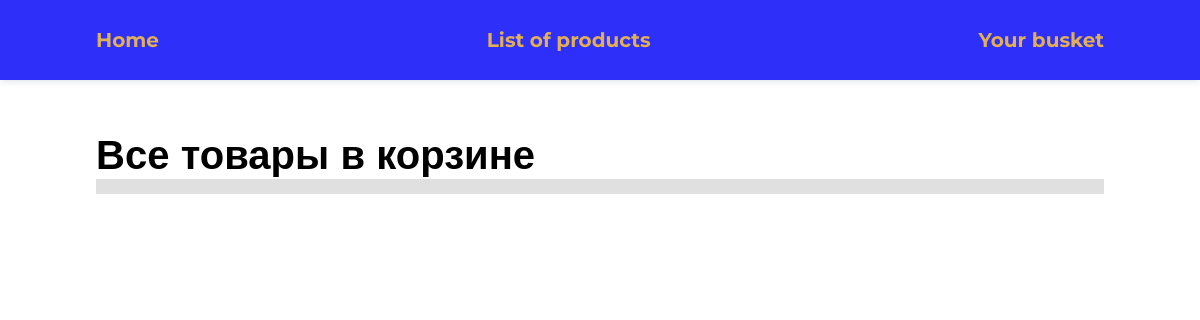
/home/busket/, run on an earlier commit of the app's database.
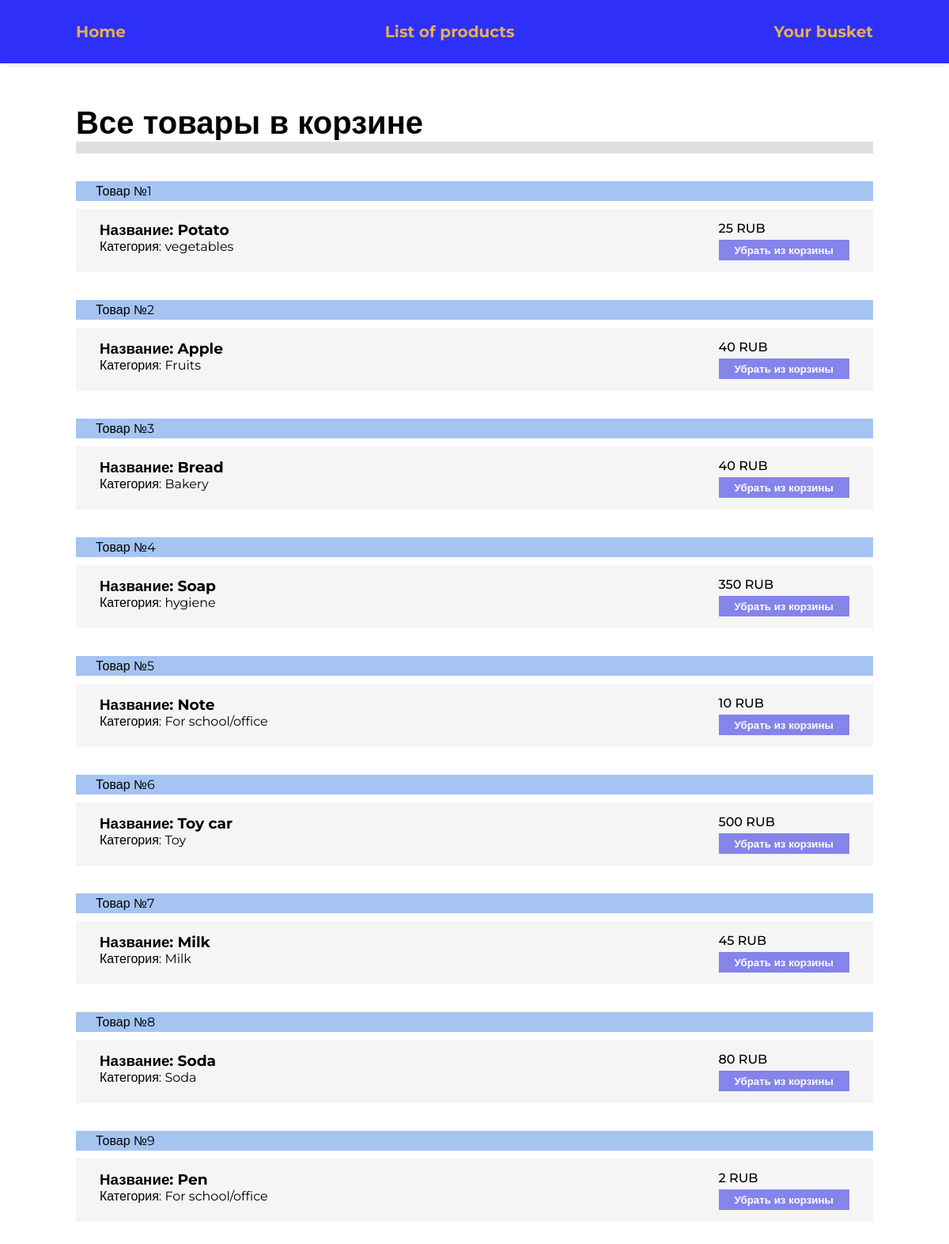
And on a later commit of the database.
### market/models.py (models this page shows, shortened)
class Product(models.Model):
    name = models.CharField(max_length=255)
    best_before_date = models.DateTimeField(default=datetime.datetime.today() + datetime.timedelta(days=7))
    description = models.TextField(null=False, blank=False)
    price = models.PositiveSmallIntegerField(null=False, blank=False)
    category = models.ForeignKey(Category, on_delete=models.CASCADE, null=True)
    class Meta:
        verbose_name = 'Product'
        verbose_name_plural = 'Products'

class Category(models.Model):
    name = models.CharField(max_length=50)
    class Meta:
        verbose_name = 'Category'
        verbose_name_plural = 'Categories'

### market/views.py (the view)
# urls.py: path('busket/',views.busket, name='busket'),
def busket(request):
    busket_items = Product.objects.all()
    data = {
        'title':'Корзина с продуктами',
        'menu':menu,
        'busket_items':busket_items,
    }
    return render(request, 'market/busket.html', data)

### market/templates/market/busket.html (shortened to what this page needs)
{% load static %}
<!DOCTYPE html>
<html lang="en">
<head>
    <link rel="stylesheet" href="{% static 'market/css/Basket.css' %}">
    <link rel="stylesheet" href="{% static 'market/css/Header.css' %}">
</head>
<body>
    <header>
        {% for m in menu %}
        <div>
            <a href="{% url m.url %}">{{ m.title }}</a>
        </div>
        {% endfor %}
    </header>
    <section class="main">
        <h1>Все товары в корзине</h1>
        {% for b_item in busket_items %}
        <div class="busket--item">
            <span>Товар №{{ b_item.id }}</span>
            <div class="busket-item--info">
                <div>
                    <h3>Название: {{ b_item.name }}</h3>
                    <p>Категория: {{ b_item.category.name }}</p>
                </div>
                <div>
                    <p class="product-price">{{ b_item.price }} RUB</p>
                    <button class="to-shop-button">Убрать из корзины</button>
                </div>
            </div>
        </div>
        {% endfor %}
    </section>
</body>
</html>

### market/static/market/css/Basket.css (style rules this page uses)
* { margin: 0; padding: 0; font-family: 'Montserrat', sans-serif; }
.main { padding: 50px 8%; }
.main h1 { font-size: 40px; border-bottom: 15px solid #e0e0e0; margin-bottom: 25px; }
.busket--item { width: 100%; display: flex; flex-direction: column; margin-top: 35px; }
.busket--item > span { background-color: #a5c4f2; padding: 3px 25px; margin-bottom: 10px; }
.busket-item--info { display: flex; justify-content: space-between; background-color: #f5f5f5; padding: 15px 30px; }
.product-price { font-weight: 500; }
.to-shop-button { background-color: #8484ea; border: none; padding: 5px 20px; font-weight: 600; color: #fff; margin-top: 5px; cursor: pointer; }

### market/static/market/css/Header.css (style rules this page uses)
header { background-color: rgb(47, 47, 250); height: 80px; width: 100%; display: flex; justify-content: space-between; align-items: center; padding: 0 8%; box-sizing: border-box; box-shadow: 0px 0px 8px 0px rgba(34, 60, 80, 0.2); }
header div a { color: rgb(226, 176, 82); font-weight: 700; font-family: 'Montserrat', sans-serif; font-size: 20px; text-decoration: none; }

What changed in the data, as far as the page shows it:
added Product: id "1", name "Potato", category.name "vegetables", price "25"
added Product: id "2", name "Apple", category.name "Fruits", price "40"
added Product: id "3", name "Bread", category.name "Bakery", price "40"
added Product: id "4", name "Soap", category.name "hygiene", price "350"
added Product: id "5", name "Note", category.name "For school/office", price "10"
added Product: id "6", name "Toy car", category.name "Toy", price "500"
added Product: id "7", name "Milk", category.name "Milk", price "45"
added Product: id "8", name "Soda", category.name "Soda", price "80"
added Product: id "9", name "Pen", category.name "For school/office", price "2"
